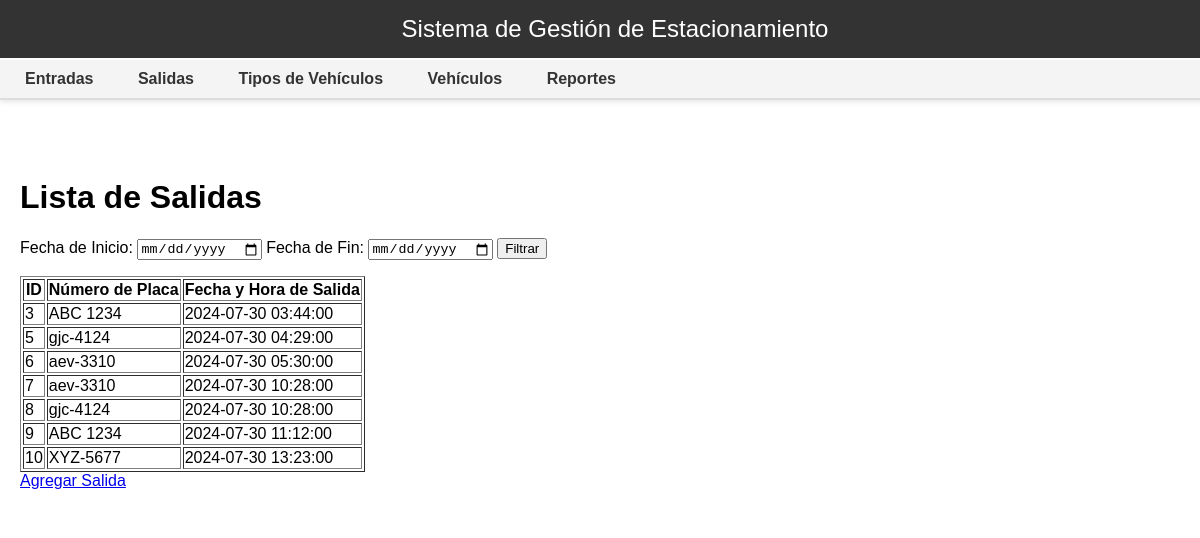
The app's page /?controller=Exit&action=index with its own data.
### tables this page shows
CREATE TABLE `salidas` (
  `id` int(11) NOT NULL,
  `num_placa` varchar(10) DEFAULT NULL,
  `fecha_hora_salida` timestamp NOT NULL DEFAULT current_timestamp()
);

### src/models/ExitModel.php (called while the page is built, shortened)
<?php
class ExitModel {
    private $conn;
    public function __construct($conn) {
        $this->conn = $conn;
    }
    public function getAllExits($startDate = null, $endDate = null) {
        $query = "SELECT * FROM salidas";
        $stmt = $this->conn->prepare($query);
        $stmt->execute();
        $result = $stmt->get_result();
        return $result->fetch_all(MYSQLI_ASSOC);
    }
}

### src/views/exit_list.php (the view, shortened to what this page needs)
<!DOCTYPE html>
<html lang="es">
<head>
</head>
<body>
    <h1>Lista de Salidas</h1>
    <form action="index.php" method="get">
        <label for="start_date">Fecha de Inicio:</label>
        <input type="date" id="start_date" name="start_date">
        <label for="end_date">Fecha de Fin:</label>
        <input type="date" id="end_date" name="end_date">
        <input type="submit" value="Filtrar">
    </form>
    <table border="1">
        <thead>
            <tr>
                <th>ID</th>
                <th>Número de Placa</th>
                <th>Fecha y Hora de Salida</th>
            </tr>
        </thead>
        <tbody>
            <?php if (!empty($exits)): ?>
                <?php foreach ($exits as $exit): ?>
                    <tr>
                        <td><?= htmlspecialchars($exit['id']) ?></td>
                        <td><?= htmlspecialchars($exit['num_placa']) ?></td>
                        <td><?= htmlspecialchars($exit['fecha_hora_salida']) ?></td>
                    </tr>
                <?php endforeach; ?>
            <?php else: ?>
                <tr>
                    <td colspan="3">No se encontraron salidas.</td>
                </tr>
            <?php endif; ?>
        </tbody>
    </table>
    <a href="index.php?controller=Exit&action=add_exit">Agregar Salida</a>
</body>
</html>

### public/index.php (style rules this page uses)
body { margin: 0; padding: 0; font-family: Arial, sans-serif; }

### records on screen
salidas: id "3", num_placa "ABC 1234", fecha_hora_salida "2024-07-30 03:44:00"
salidas: id "5", num_placa "gjc-4124", fecha_hora_salida "2024-07-30 04:29:00"
salidas: id "6", num_placa "aev-3310", fecha_hora_salida "2024-07-30 05:30:00"
salidas: id "7", num_placa "aev-3310", fecha_hora_salida "2024-07-30 10:28:00"
salidas: id "8", num_placa "gjc-4124", fecha_hora_salida "2024-07-30 10:28:00"
salidas: id "9", num_placa "ABC 1234", fecha_hora_salida "2024-07-30 11:12:00"
salidas: id "10", num_placa "XYZ-5677", fecha_hora_salida "2024-07-30 13:23:00"

### other values on screen
$item['label'] "Entradas"
$item['label'] "Salidas"
$item['label'] "Tipos de Vehículos"
$item['label'] "Vehículos"
$item['label'] "Reportes"
